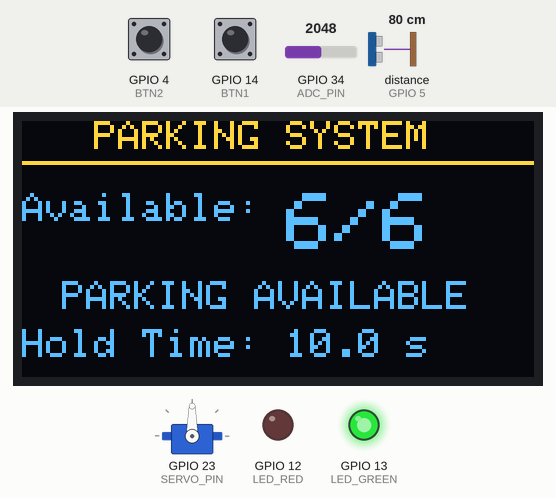
A program run on a simulated ESP32. Parts: servo, 128×64 one-colour display, output pins drawn as LEDs (lit = HIGH). Wiring (inferred from the names in the program): ultrasonic range finder: trigger GPIO 18; echo GPIO 5. The test bench sets the inputs (shaded band); at power-on: distance to the obstacle (sensor on GPIO 5) 80 cm, GPIO 14 (BTN1) HIGH, GPIO 34 (ADC_PIN) = 2048, GPIO 4 (BTN2) HIGH. The echo pulse lasts 58.3 µs per cm; the OLED is the two-colour kind (top 16 rows yellow); pins used as bus, display or sensor lines are not drawn.

Above: at 1.2 s.
1.3 s: distance to the obstacle (sensor on GPIO 5) set to 12 cm
2.8 s: distance to the obstacle (sensor on GPIO 5) set to 9 cm
At 4.0 s:
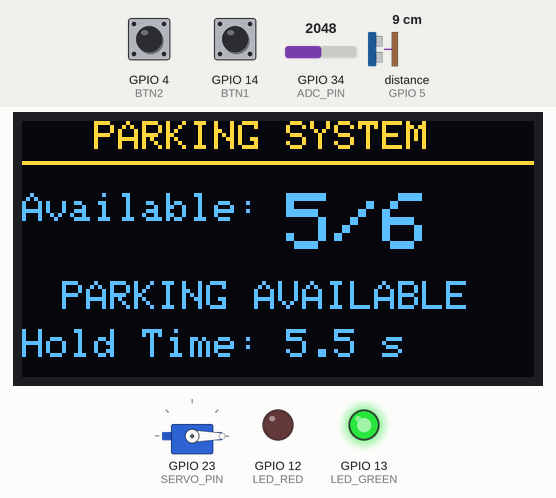
4.3 s: GPIO 14 (BTN1) pulled LOW for 0.15 s
At 5.2 s:
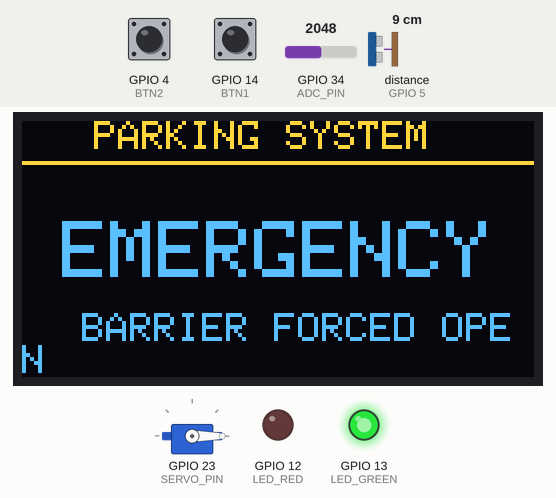
5.9 s: GPIO 14 (BTN1) pulled LOW for 1 s
At 6.8 s:
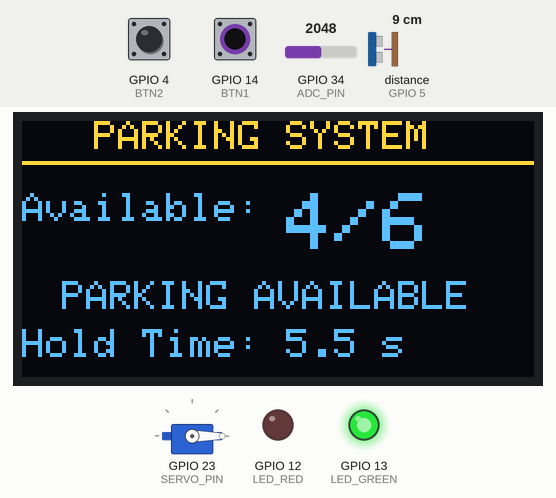
9.9 s: GPIO 34 (ADC_PIN) set to 0
At 11.43 s:
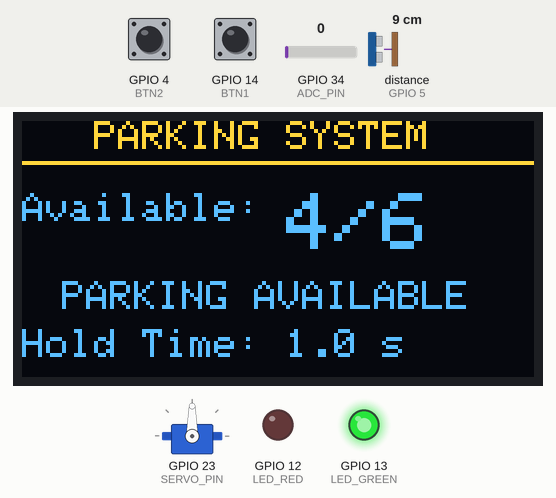
12.9 s: GPIO 34 (ADC_PIN) set to 491
At 16.9 s:
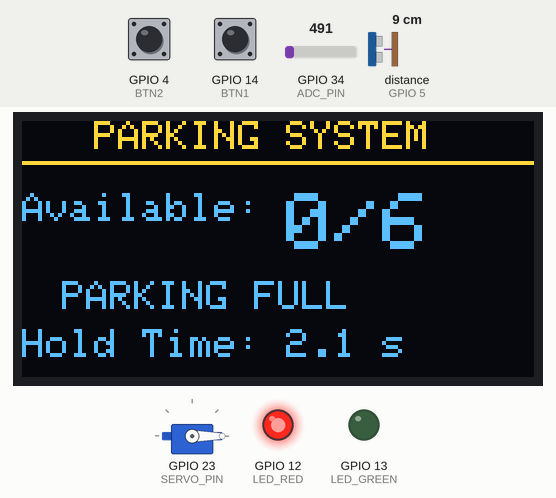
Timing chart, 0 to 19.3 s (numbered marks = the images above; inputs shaded):
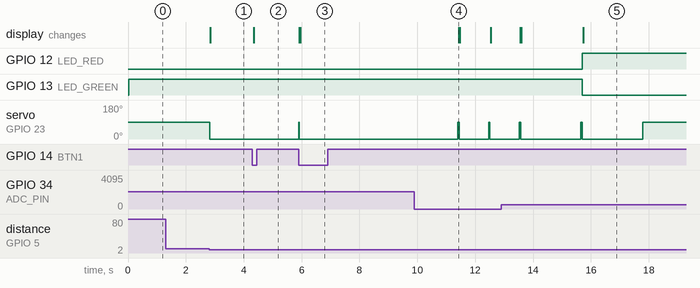

Measured:
- the behaviour switches between 11 and 10 cm on distance to the obstacle (sensor on GPIO 5) (found by bisection; images 0 and 1)
- after the input at 1.3 s, every drawn part: stays the same
- after the input at 2.8 s, servo on GPIO 23 (SERVO_PIN): 90° → 0° at once; the display: changes at once (image 1)
- after the input at 4.3 s, the display: changes at once (image 2)
- after the input at 5.9 s, servo on GPIO 23 (SERVO_PIN): 0° → 90° at once, → 0° 0.03 s later; the display: first changes at once (image 3 shows a later state)
- after the input at 9.9 s, the display: changes after 1.5 s (image 4)
- after the input at 12.9 s, GPIO 12 (LED_RED): LOW → HIGH after 2.8 s instead of 1.7 s; GPIO 13 (LED_GREEN): HIGH → LOW after 2.8 s instead of 1.7 s

The program:

main.cpp
```cpp
#include <Arduino.h>
#include <Wire.h>
#include <Adafruit_GFX.h>
#include <Adafruit_SSD1306.h>
#include <ESP32Servo.h>

//กำหนดขาอุปกรณ์
#define LED_GREEN 13  // LED สีเขียว
#define LED_RED   12  // LED สีแดง
#define SERVO_PIN 23  // Servo ใช้สำหรับเปิดปิดไม้กั้น
#define ADC_PIN   34  // Potentiometer ตั้งเวลาในการค้างของไม้กั้น
#define BTN1      14  // ปุ่มฉุกเฉิน
#define BTN2      4   // ปุ่มกดรถขาออก (กดเพื่อเคลียร์จำนวนรถ)
#define U_TRIG    18  // Ultrasonic Trig
#define U_ECHO    5   // Ultrasonic Echo

#define SCREEN_WIDTH 128
#define SCREEN_HEIGHT 64
#define OLED_RESET -1
Adafruit_SSD1306 display(SCREEN_WIDTH, SCREEN_HEIGHT, &Wire, OLED_RESET);

const int MAX_PARKING = 6;
int currentParked = 0;
Servo barrierServo;

unsigned long barrierCloseTime = 0;
bool isBarrierOpen = false;//โหมดฉุกเฉิน
bool isEmergencyMode = false;

float currentHoldTimeSec = 10.0;

bool lastBtn1State = HIGH;
bool lastBtn2State = HIGH;
unsigned long lastBtn1DebounceTime = 0;
unsigned long lastBtn2DebounceTime = 0;
const unsigned long DEBOUNCE_DELAY = 150;

//ประกาศฟังก์ชัน
int readUltrasonicCM();
void updateLEDs();
void updateOLEDDisplay();

void setup() {
  Serial.begin(115200);

  pinMode(U_TRIG, OUTPUT);
  pinMode(U_ECHO, INPUT);
  pinMode(BTN1, INPUT_PULLUP);
  pinMode(BTN2, INPUT_PULLUP);
  pinMode(LED_GREEN, OUTPUT);
  pinMode(LED_RED, OUTPUT);

  ESP32PWM::allocateTimer(0);
  barrierServo.setPeriodHertz(50);
  barrierServo.attach(SERVO_PIN, 500, 2400);

  // ตั้งค่าเริ่มต้น ไม้กั้นอยู่ในสถานะปิดที่ 90 องศา
  barrierServo.write(90);
  isBarrierOpen = false;

  Wire.begin(21, 22); //SDA,SCL
  Wire.setClock(100000);
  if (!display.begin(SSD1306_SWITCHCAPVCC, 0x3C)) {
    Serial.println("OLED Failed");
  }

  updateLEDs();
  updateOLEDDisplay();
}

void loop() {
  unsigned long currentMillis = millis();

  // Potentiometer ปรับเวลาค้าง (1 - 10 วินาที)
  int potVal = analogRead(ADC_PIN);
  unsigned long barrierHoldDuration = map(potVal, 0, 4095, 1000, 10000);
  currentHoldTimeSec = barrierHoldDuration / 1000.0;

  // ปุ่มฉุกเฉิน BTN1
  bool readingBtn1 = digitalRead(BTN1);
  if (readingBtn1 == LOW && lastBtn1State == HIGH && (currentMillis - lastBtn1DebounceTime > DEBOUNCE_DELAY)) {
    lastBtn1DebounceTime = currentMillis;
    isEmergencyMode = !isEmergencyMode;

    if (isEmergencyMode) {
      barrierServo.write(0);  // โหมดฉุกเฉิน: เปิดไม้กั้นค้างที่ 0 องศา
    } else {
      barrierServo.write(90); // ปิดกลับลงมาที่ 90 องศา
      isBarrierOpen = false;
    }
    updateLEDs();
    updateOLEDDisplay();
  }
  lastBtn1State = readingBtn1;

  if (isEmergencyMode) return;

  // ปุ่มเคลียร์จำนวนรถขาออก BTN2
  bool readingBtn2 = digitalRead(BTN2);
  if (readingBtn2 == LOW && lastBtn2State == HIGH && (currentMillis - lastBtn2DebounceTime > DEBOUNCE_DELAY)) {
    lastBtn2DebounceTime = currentMillis;

    if (currentParked > 0) {
      currentParked--; // ลดจำนวนรถลง 1 คัน
      updateLEDs();
      updateOLEDDisplay();
    }
  }
  lastBtn2State = readingBtn2;


  // ระบบสั่งงานไม้กั้น (เปิดที่ 0° และ ปิดที่ 90°)
  // ถ้าไม้กั้นปิดอยู่ ที่ 90 องศา ให้ตรวจจับรถขาเข้า
  if (!isBarrierOpen) {
    int distancia = readUltrasonicCM();

    // เมื่อพบรถเข้ามาระยะ 4 - 10 ซม. และที่จอดรถยังไม่เต็ม
    if (distancia >= 4 && distancia <= 10 && currentParked < MAX_PARKING) {
      currentParked++;        // เพิ่มจำนวนรถ
      barrierServo.write(0);  // **สั่งเปิดไม้กั้นไปที่ 0 องศา**
      isBarrierOpen = true;

      // ตั้งเวลานับถอยหลังเพื่อปิดไม้กั้น
      barrierCloseTime = currentMillis + barrierHoldDuration;

      updateLEDs();
      updateOLEDDisplay();
    }
  }
  // ถ้าไม้กั้นกำลังเปิดอยู่ ที่ 0 องศา ให้รอนับเวลาปิด
  else {
    if (currentMillis >= barrierCloseTime) {
      barrierServo.write(90); // **สั่งปิดไม้กั้นกลับมาที่ 90 องศา**
      isBarrierOpen = false;

      updateLEDs();
      updateOLEDDisplay();
    }
  }

  delay(20);
}

int readUltrasonicCM() {
  digitalWrite(U_TRIG, LOW);
  delayMicroseconds(2);
  digitalWrite(U_TRIG, HIGH);
  delayMicroseconds(10);
  digitalWrite(U_TRIG, LOW);

  long t = pulseIn(U_ECHO, HIGH, 25000);
  if (t == 0) return 999;
  return t / 58.2;
}

void updateLEDs() {
  if (currentParked >= MAX_PARKING) {
    digitalWrite(LED_RED, HIGH);
    digitalWrite(LED_GREEN, LOW);
  } else {
    digitalWrite(LED_RED, LOW);
    digitalWrite(LED_GREEN, HIGH);
  }
}

void updateOLEDDisplay() {
  display.clearDisplay();

  display.setTextSize(1);
  display.setTextColor(WHITE);
  display.setCursor(18, 0);
  display.print(F("PARKING SYSTEM"));
  display.drawLine(0, 10, 128, 10, WHITE);

  if (isEmergencyMode) {
    display.setTextSize(2);
    display.setCursor(10, 25);
    display.print(F("EMERGENCY"));
    display.setTextSize(1);
    display.setCursor(15, 48);
    display.print(F("BARRIER FORCED OPEN"));
  } else {
    int available = MAX_PARKING - currentParked;

    display.setTextSize(1);
    display.setCursor(0, 18);
    display.print(F("Available: "));
    display.setTextSize(2);
    display.print(available);
    display.print(F("/"));
    display.print(MAX_PARKING);

    display.setTextSize(1);
    display.setCursor(10, 40);
    if (available <= 0) {
      display.print(F("PARKING FULL"));
    } else {
      display.print(F("PARKING AVAILABLE"));
    }

    display.setCursor(0, 52);
    display.print(F("Hold Time: "));
    display.print(currentHoldTimeSec, 1);
    display.print(F(" s"));
  }

  display.display();
}
```
